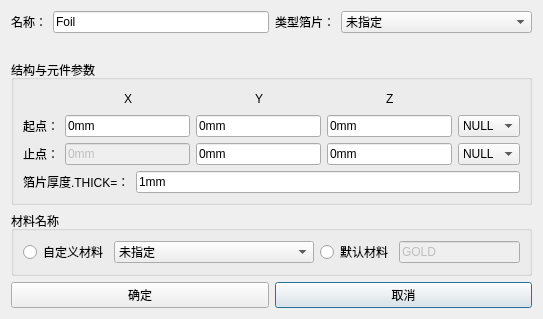
<?xml version="1.0" encoding="UTF-8"?>
<ui version="4.0">
 <class>Dialog_FoilDlg</class>
 <widget class="QDialog" name="Dialog_FoilDlg">
  <property name="windowModality">
   <enum>Qt::ApplicationModal</enum>
  </property>
  <property name="geometry">
   <rect>
    <x>0</x>
    <y>0</y>
    <width>543</width>
    <height>319</height>
   </rect>
  </property>
  <property name="minimumSize">
   <size>
    <width>0</width>
    <height>0</height>
   </size>
  </property>
  <property name="maximumSize">
   <size>
    <width>4160000</width>
    <height>16777215</height>
   </size>
  </property>
  <property name="windowTitle">
   <string>箔片</string>
  </property>
  <layout class="QVBoxLayout" name="verticalLayout_3">
   <item>
    <layout class="QHBoxLayout" name="horizontalLayout">
     <item>
      <layout class="QFormLayout" name="formLayout_2">
       <property name="fieldGrowthPolicy">
        <enum>QFormLayout::AllNonFixedFieldsGrow</enum>
       </property>
       <item row="0" column="0">
        <widget class="QLabel" name="Label_Name">
         <property name="text">
          <string>名称：</string>
         </property>
        </widget>
       </item>
       <item row="0" column="1">
        <widget class="QLineEdit" name="LineEdit_Name">
         <property name="text">
          <string>Foil</string>
         </property>
        </widget>
       </item>
      </layout>
     </item>
     <item>
      <layout class="QFormLayout" name="formLayout">
       <property name="fieldGrowthPolicy">
        <enum>QFormLayout::AllNonFixedFieldsGrow</enum>
       </property>
       <item row="0" column="1">
        <widget class="StyledComboBox" name="ComboBox_Shadow">
         <property name="enabled">
          <bool>true</bool>
         </property>
         <property name="sizePolicy">
          <sizepolicy hsizetype="Expanding" vsizetype="Fixed">
           <horstretch>0</horstretch>
           <verstretch>0</verstretch>
          </sizepolicy>
         </property>
         <property name="maximumSize">
          <size>
           <width>16777215</width>
           <height>16777215</height>
          </size>
         </property>
         <property name="editable">
          <bool>false</bool>
         </property>
         <item>
          <property name="text">
           <string>未指定</string>
          </property>
         </item>
        </widget>
       </item>
       <item row="0" column="0">
        <widget class="QLabel" name="Label_Shadow">
         <property name="text">
          <string>类型箔片：</string>
         </property>
        </widget>
       </item>
      </layout>
     </item>
    </layout>
   </item>
   <item>
    <widget class="QGroupBox" name="groupBox_Port">
     <property name="title">
      <string>结构与元件参数</string>
     </property>
     <layout class="QGridLayout" name="gridLayout_2">
      <item row="4" column="0">
       <layout class="QHBoxLayout" name="horizontalLayout_end_2">
        <item>
         <widget class="QLabel" name="label_end_2">
          <property name="text">
           <string>箔片厚度.THICK=：</string>
          </property>
         </widget>
        </item>
        <item>
         <widget class="QLineEdit" name="LineEdit_thick">
          <property name="enabled">
           <bool>true</bool>
          </property>
          <property name="text">
           <string>1mm</string>
          </property>
         </widget>
        </item>
       </layout>
      </item>
      <item row="3" column="0">
       <layout class="QGridLayout" name="gridLayout_5">
        <item row="1" column="10">
         <widget class="StyledComboBox" name="ComboBox_start">
          <property name="sizePolicy">
           <sizepolicy hsizetype="Expanding" vsizetype="Fixed">
            <horstretch>0</horstretch>
            <verstretch>0</verstretch>
           </sizepolicy>
          </property>
          <item>
           <property name="text">
            <string>NULL</string>
           </property>
          </item>
         </widget>
        </item>
        <item row="1" column="0">
         <widget class="QLabel" name="label_start">
          <property name="text">
           <string>起点：</string>
          </property>
         </widget>
        </item>
        <item row="0" column="5">
         <widget class="QLabel" name="label_Y">
          <property name="text">
           <string>Y</string>
          </property>
         </widget>
        </item>
        <item row="2" column="1" colspan="3">
         <widget class="QLineEdit" name="LineEdit_end_x">
          <property name="enabled">
           <bool>false</bool>
          </property>
          <property name="text">
           <string>0mm</string>
          </property>
         </widget>
        </item>
        <item row="0" column="7">
         <spacer name="horizontalSpacer">
          <property name="orientation">
           <enum>Qt::Horizontal</enum>
          </property>
          <property name="sizeHint" stdset="0">
           <size>
            <width>40</width>
            <height>20</height>
           </size>
          </property>
         </spacer>
        </item>
        <item row="0" column="8">
         <widget class="QLabel" name="label_Z">
          <property name="text">
           <string>Z</string>
          </property>
         </widget>
        </item>
        <item row="0" column="2">
         <widget class="QLabel" name="label_X">
          <property name="text">
           <string>X</string>
          </property>
         </widget>
        </item>
        <item row="2" column="10">
         <widget class="StyledComboBox" name="ComboBox_end">
          <property name="sizePolicy">
           <sizepolicy hsizetype="Expanding" vsizetype="Fixed">
            <horstretch>0</horstretch>
            <verstretch>0</verstretch>
           </sizepolicy>
          </property>
          <item>
           <property name="text">
            <string>NULL</string>
           </property>
          </item>
         </widget>
        </item>
        <item row="1" column="1" colspan="3">
         <widget class="QLineEdit" name="LineEdit_start_x">
          <property name="text">
           <string>0mm</string>
          </property>
         </widget>
        </item>
        <item row="1" column="4" colspan="3">
         <widget class="QLineEdit" name="LineEdit_start_y">
          <property name="text">
           <string>0mm</string>
          </property>
         </widget>
        </item>
        <item row="0" column="9">
         <spacer name="horizontalSpacer_2">
          <property name="orientation">
           <enum>Qt::Horizontal</enum>
          </property>
          <property name="sizeHint" stdset="0">
           <size>
            <width>40</width>
            <height>20</height>
           </size>
          </property>
         </spacer>
        </item>
        <item row="0" column="4">
         <spacer name="horizontalSpacer_6">
          <property name="orientation">
           <enum>Qt::Horizontal</enum>
          </property>
          <property name="sizeHint" stdset="0">
           <size>
            <width>40</width>
            <height>20</height>
           </size>
          </property>
         </spacer>
        </item>
        <item row="2" column="0">
         <widget class="QLabel" name="label_end">
          <property name="text">
           <string>止点：</string>
          </property>
         </widget>
        </item>
        <item row="0" column="3">
         <spacer name="horizontalSpacer_4">
          <property name="orientation">
           <enum>Qt::Horizontal</enum>
          </property>
          <property name="sizeHint" stdset="0">
           <size>
            <width>40</width>
            <height>20</height>
           </size>
          </property>
         </spacer>
        </item>
        <item row="2" column="4" colspan="3">
         <widget class="QLineEdit" name="LineEdit_end_y">
          <property name="text">
           <string>0mm</string>
          </property>
         </widget>
        </item>
        <item row="0" column="1">
         <spacer name="horizontalSpacer_5">
          <property name="orientation">
           <enum>Qt::Horizontal</enum>
          </property>
          <property name="sizeHint" stdset="0">
           <size>
            <width>40</width>
            <height>20</height>
           </size>
          </property>
         </spacer>
        </item>
        <item row="0" column="6">
         <spacer name="horizontalSpacer_7">
          <property name="orientation">
           <enum>Qt::Horizontal</enum>
          </property>
          <property name="sizeHint" stdset="0">
           <size>
            <width>40</width>
            <height>20</height>
           </size>
          </property>
         </spacer>
        </item>
        <item row="2" column="7" colspan="3">
         <widget class="QLineEdit" name="LineEdit_end_z">
          <property name="text">
           <string>0mm</string>
          </property>
         </widget>
        </item>
        <item row="1" column="7" colspan="3">
         <widget class="QLineEdit" name="LineEdit_start_z">
          <property name="text">
           <string>0mm</string>
          </property>
         </widget>
        </item>
       </layout>
      </item>
     </layout>
    </widget>
   </item>
   <item>
    <widget class="QGroupBox" name="groupBox">
     <property name="title">
      <string>材料名称</string>
     </property>
     <layout class="QGridLayout" name="gridLayout_3">
      <item row="0" column="0">
       <layout class="QVBoxLayout" name="verticalLayout">
        <item>
         <layout class="QHBoxLayout" name="horizontalLayout_6">
          <item>
           <widget class="QRadioButton" name="CustomMaterial">
            <property name="text">
             <string>自定义材料</string>
            </property>
           </widget>
          </item>
          <item>
           <widget class="StyledComboBox" name="ComboBox_Material">
            <property name="enabled">
             <bool>true</bool>
            </property>
            <property name="sizePolicy">
             <sizepolicy hsizetype="Expanding" vsizetype="Fixed">
              <horstretch>0</horstretch>
              <verstretch>0</verstretch>
             </sizepolicy>
            </property>
            <item>
             <property name="text">
              <string>未指定</string>
             </property>
            </item>
           </widget>
          </item>
          <item>
           <layout class="QHBoxLayout" name="horizontalLayout_7">
            <item>
             <widget class="QRadioButton" name="DefaultMaterial">
              <property name="text">
               <string>默认材料</string>
              </property>
             </widget>
            </item>
            <item>
             <widget class="QLineEdit" name="Gold">
              <property name="enabled">
               <bool>false</bool>
              </property>
              <property name="text">
               <string>GOLD</string>
              </property>
             </widget>
            </item>
           </layout>
          </item>
         </layout>
        </item>
       </layout>
      </item>
     </layout>
    </widget>
   </item>
   <item>
    <layout class="QGridLayout" name="gridLayout_4">
     <item row="0" column="1">
      <widget class="QPushButton" name="pb_cancel">
       <property name="text">
        <string>取消</string>
       </property>
      </widget>
     </item>
     <item row="0" column="0">
      <widget class="QPushButton" name="pb_ok">
       <property name="text">
        <string>确定</string>
       </property>
      </widget>
     </item>
    </layout>
   </item>
  </layout>
 </widget>
 <customwidgets>
  <customwidget>
   <class>StyledComboBox</class>
   <extends>QComboBox</extends>
   <header>StyledComboBox.h</header>
  </customwidget>
 </customwidgets>
 <tabstops>
  <tabstop>pb_ok</tabstop>
  <tabstop>pb_cancel</tabstop>
  <tabstop>LineEdit_Name</tabstop>
  <tabstop>ComboBox_Shadow</tabstop>
  <tabstop>LineEdit_start_x</tabstop>
  <tabstop>LineEdit_start_y</tabstop>
  <tabstop>LineEdit_start_z</tabstop>
  <tabstop>ComboBox_start</tabstop>
  <tabstop>LineEdit_end_x</tabstop>
  <tabstop>LineEdit_end_y</tabstop>
  <tabstop>LineEdit_end_z</tabstop>
  <tabstop>ComboBox_end</tabstop>
  <tabstop>LineEdit_thick</tabstop>
  <tabstop>CustomMaterial</tabstop>
  <tabstop>ComboBox_Material</tabstop>
  <tabstop>DefaultMaterial</tabstop>
  <tabstop>Gold</tabstop>
 </tabstops>
 <resources/>
 <connections/>
</ui>
